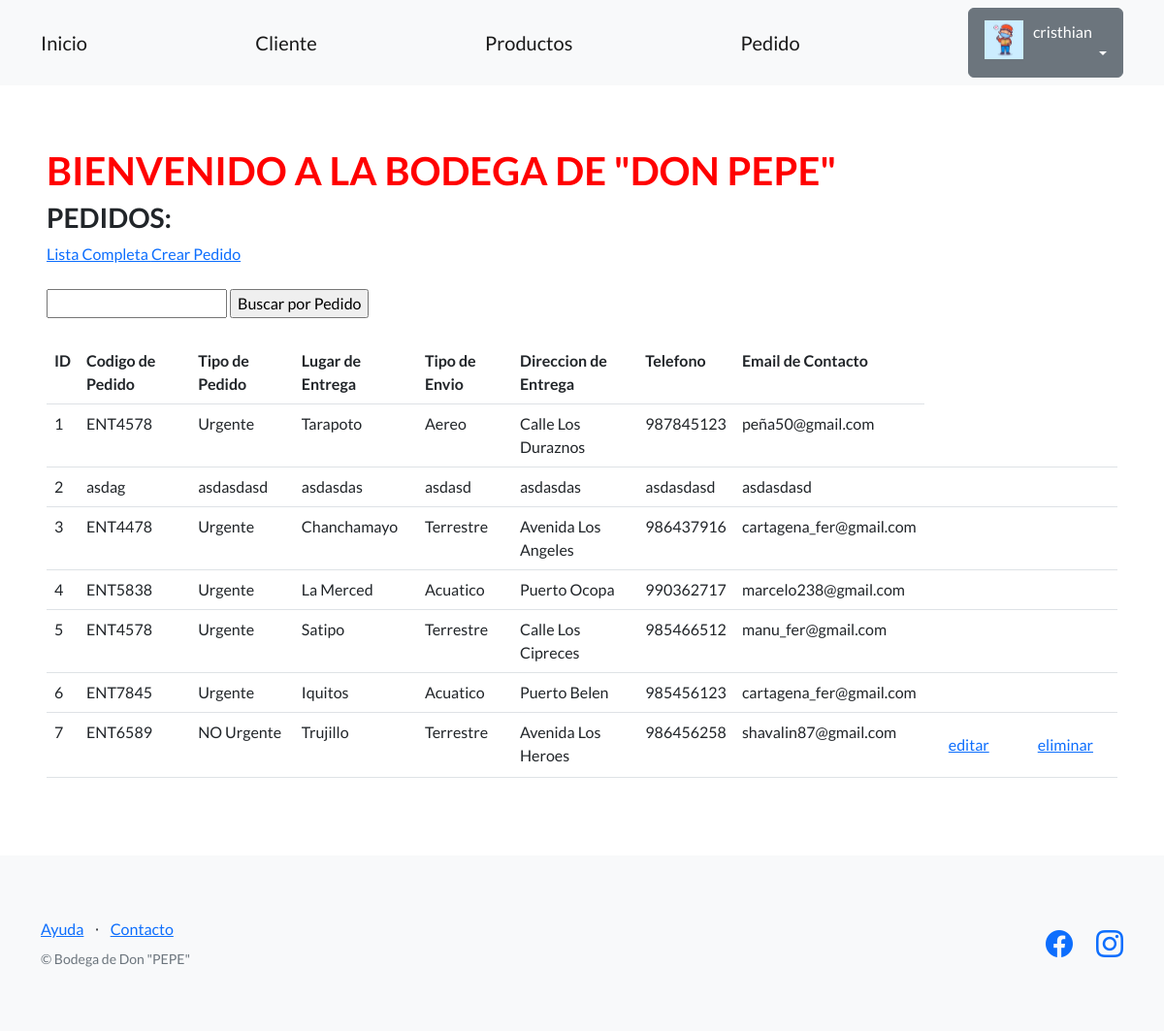
The app's page /productos-ventas/pedido/ (signed in) with its own data.
### perfiles/models.py (models this page shows, shortened)
class Avatar(models.Model):
    user = models.OneToOneField(User, on_delete=models.CASCADE, null=True)
    imagen = models.ImageField(upload_to='avatares', null=True, blank=True)

### productos_ventas/models.py (models this page shows, shortened)
class Pedido(models.Model):
    codigo_pedido = models.CharField(max_length=256)
    tipo_pedido = models.CharField(max_length=11)
    lugar = models.CharField(max_length=256)
    tipo_envio = models.CharField(max_length=256)
    direccion_pedido = models.CharField(max_length=256)
    telefono = models.CharField(max_length=20, blank=True)
    email_contacto = models.EmailField(blank=True)
    creador = models.ForeignKey(User, on_delete=models.SET_NULL, null=True)

### productos_ventas/views.py (the view)
# urls.py: path("pedido/",listar_pedido, name="lista_pedido"),
def listar_pedido(request):
    contexto = {
        "pedido": Pedido.objects.all(),
    }
    http_response = render(
        request=request,
        template_name="productos_ventas/lista_pedido.html",
        context=contexto,
    )
    return http_response

### productos_ventas/templates/productos_ventas/lista_pedido.html (shortened to what this page needs)
{% extends "base.html" %}
{% block contenido %}
<h1 style="color:red;">
  BIENVENIDO A LA BODEGA DE "DON PEPE"
</h1>
<h3>PEDIDOS:</h3>
<a href="{% url 'lista_pedido' %}">Lista Completa </a>
<a href="{% url 'crear_pedido' %}">Crear Pedido</a>
<br><br>
<form action="{% url 'buscar_pedido' %}" method="post">
  <input type="text" name="busqueda">
  <input type="submit" value="Buscar por Pedido">
</form>
<br>
<table class="table">
  <tbody>
    <tr>
      <th>ID</th>
      <th>Codigo de Pedido</th>
      <th>Tipo de Pedido</th>
      <th>Lugar de Entrega</th>
      <th>Tipo de Envio</th>
      <th>Direccion de Entrega</th>
      <th>Telefono</th>
      <th>Email de Contacto</th>
    </tr>
  </tbody>
  {% for elemento in pedido %}
  <tr>
    <td>{{ elemento.id }}</td>
    <td>{{ elemento.codigo_pedido }}</td>
    <td>{{ elemento.tipo_pedido }}</td>
    <td>{{ elemento.lugar }}</td>
    <td>{{ elemento.tipo_envio }}</td>
    <td>{{ elemento.direccion_pedido }}</td>
    <td>{{ elemento.telefono }}</td>
    <td>{{ elemento.email_contacto }}</td>
    <td>
      {% if user == elemento.creador %}
      <a class="btn btn-link" href="{% url 'editar_pedido' elemento.id %}">editar</a>
      {% endif%}
    </td>
    <td>
      {% if user == elemento.creador %}
      <form action="{% url 'eliminar_pedido' elemento.id %}" method="post">
        <input type="submit" class="btn btn-link" value="eliminar"/>
      </form>
      {% endif %}
    </td>
  </tr>
  {% endfor %}
</table>
{% endblock contenido %}

### templates_base/base.html (shortened to what this page needs)
{% load static %}
<!DOCTYPE html>
<html lang="en">
    <head>
        <link href="https://cdn.jsdelivr.net/npm/bootstrap-icons@1.5.0/font/bootstrap-icons.css" rel="stylesheet" type="text/css" />
        <link href="{% static 'css/styles.css' %}" rel="stylesheet" />
    </head>
    <body>
        <nav class="navbar navbar-light bg-light static-top">
            <div class="container">
                <a class="navbar-brand" href="{% url 'inicio' %}">Inicio</a>
                <a class="navbar-brand" href="{% url 'lista_cliente' %}">Cliente</a>
                <a class="navbar-brand" href="{% url 'lista_producto' %}">Productos</a>
                <a class="navbar-brand" href="{% url 'lista_pedido' %}">Pedido</a>
                {% if user.is_authenticated %}
                <div class="dropdown">
                    <button class="btn btn-secondary dropdown-toggle" type="button" id="dropdownMenuButton1" data-bs-toggle="dropdown" aria-expanded="false">
                        <div style="display: inline-flex;">
                            <img src="{{user.avatar.imagen.url}}" style="max-width:40px;margin-right: 10px;">
                            <span>{{ user.username }}</span>
                        </div>
                    </button>
                </div>
                {% else %}
                <a class="btn btn-primary" href="{% url 'login' %}">Inicio sesión</a>
                <a class="btn btn-success" href="{% url 'registro' %}">Registro</a>
                {% endif %}
            </div>
        </nav>
        <section style="padding:4rem 3rem;">
            {% block contenido %}
            {% endblock contenido %}
        </section>
        <footer class="footer bg-light">
            <div class="container">
                <div class="row">
                    <div class="col-lg-6 h-100 text-center text-lg-start my-auto">
                        <ul class="list-inline mb-2">
                            <li class="list-inline-item"><a href="#!">Ayuda</a></li>
                            <li class="list-inline-item">⋅</li>
                            <li class="list-inline-item"><a href="#!">Contacto</a></li>
                        </ul>
                        <p class="text-muted small mb-4 mb-lg-0">&copy; Bodega de Don "PEPE"</p>
                    </div>
                    <div class="col-lg-6 h-100 text-center text-lg-end my-auto">
                        <ul class="list-inline mb-0">
                            <li class="list-inline-item me-4">
                                <a href="https://www.facebook.com/plazaVeaOficial?locale=es_LA/"><i class="bi-facebook fs-3"></i></a>
                            <li class="list-inline-item">
                                <a href="https://www.instagram.com/plazavea.oficial/?hl=es-la/"><i class="bi-instagram fs-3"></i></a>
                            </li>
                        </ul>
                    </div>
                </div>
            </div>
        </footer>
    </body>
</html>

### records on screen
Pedido: id "1", codigo_pedido "ENT4578", tipo_pedido "Urgente", lugar "Tarapoto", tipo_envio "Aereo", direccion_pedido "Calle Los Duraznos", telefono "987845123", email_contacto "peña50@gmail.com"
Pedido: id "2", codigo_pedido "asdag", tipo_pedido "asdasdasd", lugar "asdasdas", tipo_envio "asdasd", direccion_pedido "asdasdas", telefono "asdasdasd", email_contacto "asdasdasd"
Pedido: id "3", codigo_pedido "ENT4478", tipo_pedido "Urgente", lugar "Chanchamayo", tipo_envio "Terrestre", direccion_pedido "Avenida Los Angeles", telefono "986437916", email_contacto "cartagena_fer@gmail.com"
Pedido: id "4", codigo_pedido "ENT5838", tipo_pedido "Urgente", lugar "La Merced", tipo_envio "Acuatico", direccion_pedido "Puerto Ocopa", telefono "990362717", email_contacto "marcelo238@gmail.com"
Pedido: id "5", codigo_pedido "ENT4578", tipo_pedido "Urgente", lugar "Satipo", tipo_envio "Terrestre", direccion_pedido "Calle Los Cipreces", telefono "985466512", email_contacto "manu_fer@gmail.com"
Pedido: id "6", codigo_pedido "ENT7845", tipo_pedido "Urgente", lugar "Iquitos", tipo_envio "Acuatico", direccion_pedido "Puerto Belen", telefono "985456123", email_contacto "cartagena_fer@gmail.com"
Pedido: id "7", codigo_pedido "ENT6589", tipo_pedido "NO Urgente", lugar "Trujillo", tipo_envio "Terrestre", direccion_pedido "Avenida Los Heroes", telefono "986456258", email_contacto "shavalin87@gmail.com", shows "editar"

### other values on screen
{{ user.username }} "cristhian"
